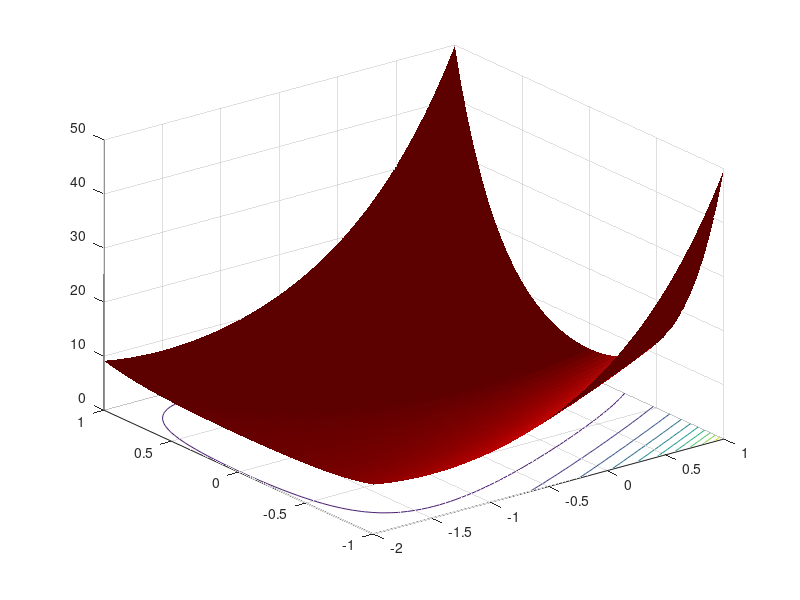

Reproduce this figure in MATLAB. (Note: this script raises an error after producing the figure.)
function [] = optimization()

    close all
    
    [X1, X2] = meshgrid(-2:0.05:1, -1:0.05:1);
    
    y = f([X1(:)'; X2(:)']);
    y = reshape(y, size(X1, 1), size(X2, 2));
    
    figure(1)
    
    surfc(X1, X2, y, 'FaceColor','red','EdgeColor','none');
    camlight left; lighting phong
    set(gca, 'GridLineStyle', '--');
    xlabel('x_1');
    ylabel('x_2');
    zlabel('f(x_1, x_2)');
    title('Exponential Function');
   
    figure(2)
    
    subplot(2,2,1)
    [C, h] = contour(X1, X2, y, [1 2 3 4 5 6 7 8 9 10]);
    set(h,'ShowText','on','TextStep',get(h,'LevelStep'))
    colormap hot
    axis equal
    xlabel('x_1');
    ylabel('x_2');
    title('Contour Plot');
	
	% perform gradient descent with different norms
    x0 = [-1; -1];
	
	% L2 Norm
    subplot(2,2,3)
    [C, h] = contour(X1, X2, y, [1 2 3 4 5 6 7 8 9 10]);
    colormap gray
    axis equal
    xlabel('x_1');
    ylabel('x_2');
   
    %[x_series, fevalL2] = steepestDescent(x0, 2, 1E-4);

    %plotSeries(x_series)
    %hold on
    %plot(x_series(1,length(x_series)), x_series(2,length(x_series)), 'r+', 'MarkerSize', 15);
    %hold off
    %title('Steepest Descent with L2 Norm');

	% TODO: other norms, steepestDescent, ...
	
end


function val = f(x)
    val = exp(x(1,:) + 3.*x(2,:) - 0.1) + exp(x(1,:) - 3.*x(2,:) - 0.1) + exp(-x(1,:) - 0.1);
end

function v = gradf(x)

end

function H = hessianf(x)

end

function plotSeries(x_series)
    hold on
    for i=1:length(x_series)
        plot(x_series(1,i), x_series(2,i), 'ko');
        if (i < length(x_series) - 1)
            dx = x_series(:,i+1) - x_series(:,i);
            quiver(x_series(1,i), x_series(2,i), dx(1), dx(2),0);
        end
    end
    hold off
end